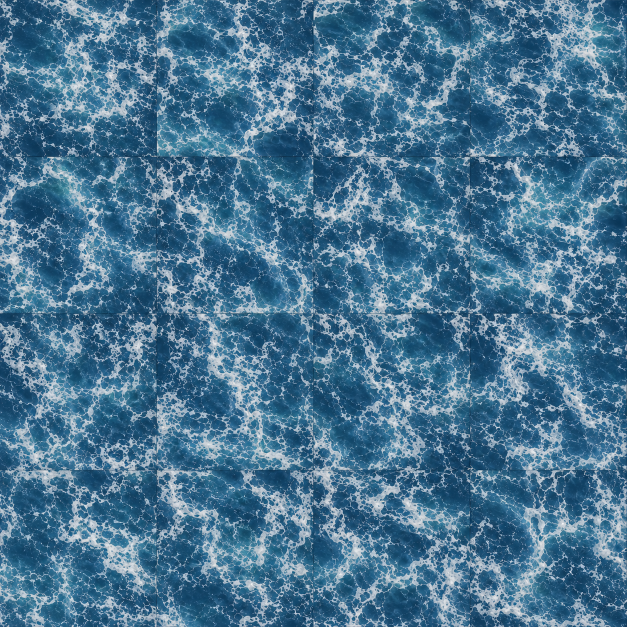
#> input picture Assets/ChatGPT Image Jul 11, 2026, 04_13_34 PM.png, 1254 x 1254 px (shown at 1/2 size)
$ python prepare_water_detail.py '../../../../../../Assets/ChatGPT Image Jul 11, 2026, 04_13_34 PM.png' out.png
#> lines starting #> are read from the running program, lines starting #| are printed output that depends on the picture
"""Prepare an original image-generated water detail texture for Unity.

The source image is intentionally kept outside the package. This script makes its
opposite edges agree and projects RGB values back onto the tangent-space normal
hemisphere so the installed texture behaves as a real normal map.
"""

from __future__ import annotations

import argparse
from pathlib import Path

import numpy as np
from PIL import Image


OUTPUT_SIZE_PIXELS = 1024
EDGE_BLEND_PIXELS = 96
CHANNEL_MIDPOINT = 127.5
CHANNEL_RADIUS = 127.5
MINIMUM_VECTOR_LENGTH = 1.0e-6
NORMAL_BLUE_MINIMUM = 0.05
RGB_CHANNEL_COUNT = 3
PNG_FORMAT = "PNG"
RESAMPLE_FILTER = Image.Resampling.LANCZOS


def parse_arguments() -> argparse.Namespace:
    parser = argparse.ArgumentParser(
        description="Create the seamless Unity water detail normal map."
    )
    parser.add_argument("source", type=Path, help="Image-generated source PNG")
    parser.add_argument("destination", type=Path, help="Unity destination PNG")
    return parser.parse_args()


def smoothstep(value: float) -> float:
    return value * value * (3.0 - (2.0 * value))


def blend_opposite_edges(pixels: np.ndarray, axis: int) -> None:
    edge_length = pixels.shape[axis]
    for edge_offset in range(EDGE_BLEND_PIXELS):
        opposite_offset = edge_length - edge_offset - 1
        normalized_offset = edge_offset / float(EDGE_BLEND_PIXELS - 1)
        blend_weight = 0.5 * (1.0 - smoothstep(normalized_offset))

        leading_slice = [slice(None)] * pixels.ndim
        trailing_slice = [slice(None)] * pixels.ndim
        leading_slice[axis] = edge_offset
        trailing_slice[axis] = opposite_offset
        leading_values = pixels[tuple(leading_slice)].copy()
        trailing_values = pixels[tuple(trailing_slice)].copy()

        pixels[tuple(leading_slice)] = (
            leading_values * (1.0 - blend_weight)
            + trailing_values * blend_weight
        )
        pixels[tuple(trailing_slice)] = (
            trailing_values * (1.0 - blend_weight)
            + leading_values * blend_weight
        )


def normalize_tangent_space_normals(pixels: np.ndarray) -> np.ndarray:
    normals = (pixels - CHANNEL_MIDPOINT) / CHANNEL_RADIUS
    normals[:, :, 2] = np.maximum(normals[:, :, 2], NORMAL_BLUE_MINIMUM)
    lengths = np.linalg.norm(normals, axis=2, keepdims=True)
    normals /= np.maximum(lengths, MINIMUM_VECTOR_LENGTH)
    encoded = (normals * CHANNEL_RADIUS) + CHANNEL_MIDPOINT
    return np.clip(np.rint(encoded), 0.0, 255.0).astype(np.uint8)


def prepare_texture(source: Path, destination: Path) -> None:
    if not source.is_file():
        raise FileNotFoundError(f"Source image does not exist: {source}")

    with Image.open(source) as source_image:
        resized_image = source_image.convert("RGB").resize(
            (OUTPUT_SIZE_PIXELS, OUTPUT_SIZE_PIXELS), RESAMPLE_FILTER
        )
        pixels = np.asarray(resized_image, dtype=np.float32).copy()

    if pixels.shape[2] != RGB_CHANNEL_COUNT:
        raise ValueError(f"Expected RGB source pixels, received shape {pixels.shape}")

    blend_opposite_edges(pixels, axis=1)
    blend_opposite_edges(pixels, axis=0)
    normalized_pixels = normalize_tangent_space_normals(pixels)
    destination.parent.mkdir(parents=True, exist_ok=True)
    Image.fromarray(normalized_pixels, mode="RGB").save(destination, PNG_FORMAT)


def main() -> None:
    arguments = parse_arguments()
    prepare_texture(arguments.source, arguments.destination)
#> in prepare_texture, source_image is the input picture: PIL image 1254x1254 RGB; mean R, G, B 74, 117.2, 146.3
#> in prepare_texture, `resized_image = source_image.convert("RGB").resize( (OUTPUT_SIZE_PIXEL..`:
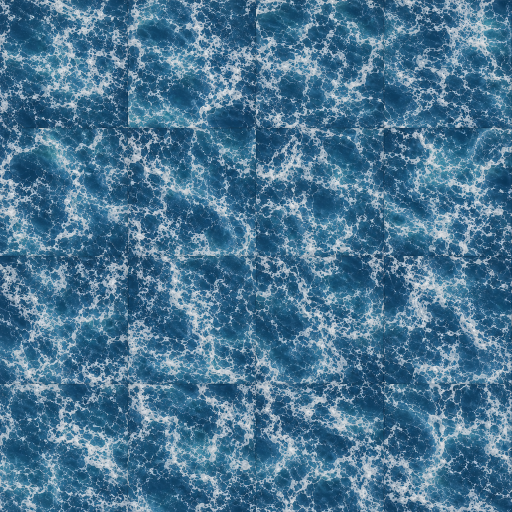
#> resized_image: PIL image 1024x1024 RGB (shown at 1/2 size); mean R, G, B 74, 117.2, 146.3
#> after the loop in blend_opposite_edges, `for edge_offset in range(EDGE_BLEND_PIXELS):`:
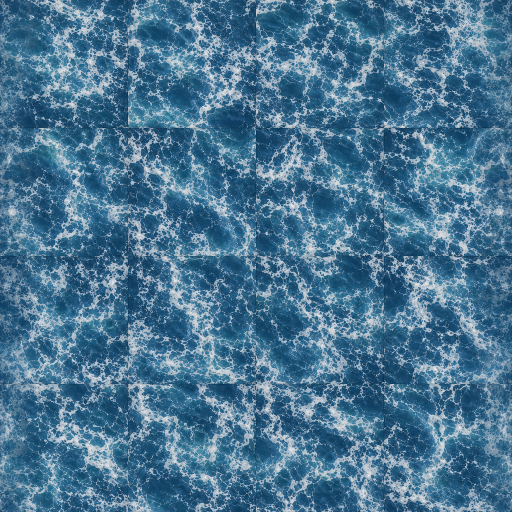
#> pixels: shape (1024, 1024, 3) float32 (shown at 1/2 size); mean R, G, B 74, 117.2, 146.3
#> call 2 of blend_opposite_edges, with axis = 0
#> after the loop in blend_opposite_edges (call 2), `for edge_offset in range(EDGE_BLEND_PIXELS):`:
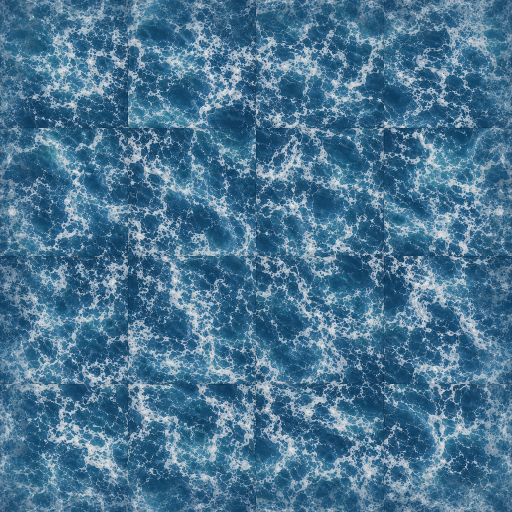
#> pixels: shape (1024, 1024, 3) float32 (shown at 1/2 size); mean R, G, B 74, 117.2, 146.3
#> in normalize_tangent_space_normals, `normals[:, :, 2] = np.maximum(normals[:, :, 2], NORMAL_BLUE_MINIMUM)`:
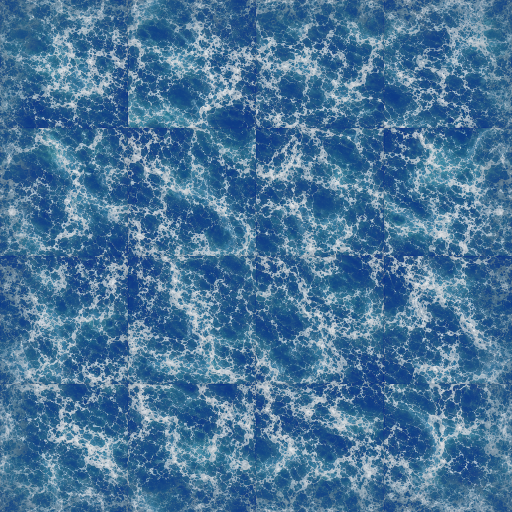
#> normals: shape (1024, 1024, 3) float32 (shown at 1/2 size); mean R, G, B -0.419, -0.0805, 0.203; drawn with min black and max white
#> in normalize_tangent_space_normals, `lengths = np.linalg.norm(normals, axis=2, keepdims=True)`:
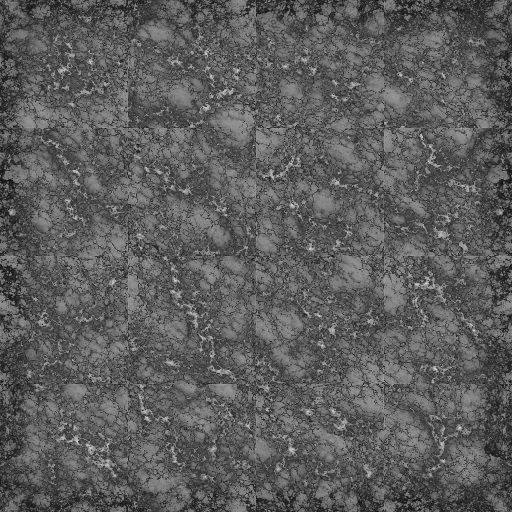
#> lengths: shape (1024, 1024, 1) float32 (shown at 1/2 size); min 0.131, max 1.7, mean 0.704; drawn with min black and max white
#> in normalize_tangent_space_normals, `normals /= np.maximum(lengths, MINIMUM_VECTOR_LENGTH)`:
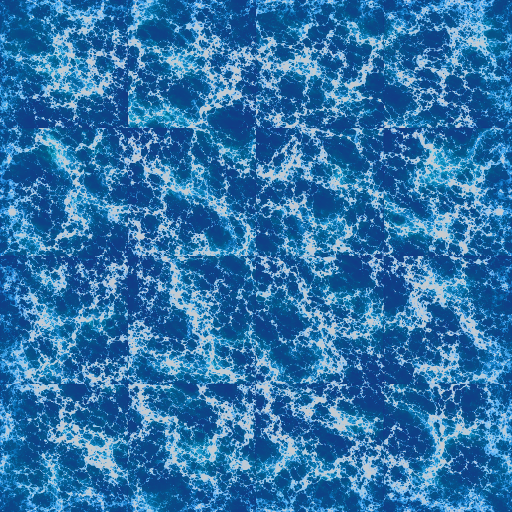
#> normals: shape (1024, 1024, 3) float32 (shown at 1/2 size); mean R, G, B -0.604, -0.0825, 0.334; drawn with min black and max white


if __name__ == "__main__":
    main()

$ run again, on Assets/ChatGPT Image Jul 14, 2026, 01_11_25 PM.png
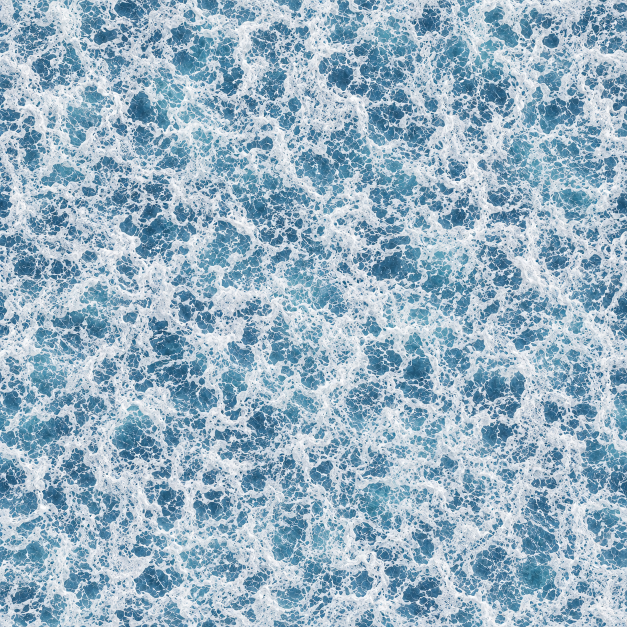
#> input picture Assets/ChatGPT Image Jul 14, 2026, 01_11_25 PM.png, 1254 x 1254 px (shown at 1/2 size)
#> in prepare_texture, source_image is the input picture: PIL image 1254x1254 RGB; mean R, G, B 151.8, 178.3, 195.8
#> in normalize_tangent_space_normals, `lengths = np.linalg.norm(normals, axis=2, keepdims=True)`:
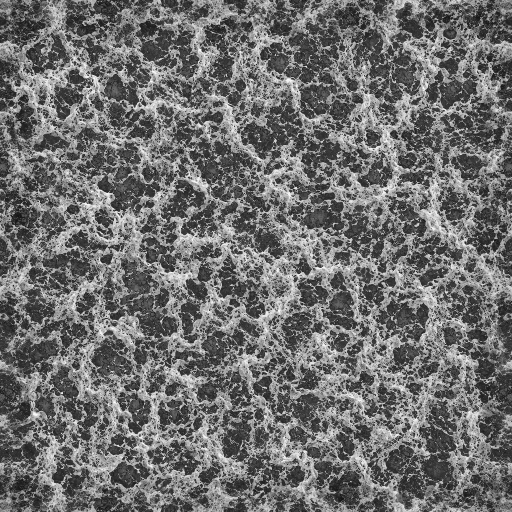
#> lengths: shape (1024, 1024, 1) float32 (shown at 1/2 size); min 0.195, max 1.73, mean 0.869; drawn with min black and max white
#> in normalize_tangent_space_normals, `normals /= np.maximum(lengths, MINIMUM_VECTOR_LENGTH)`:
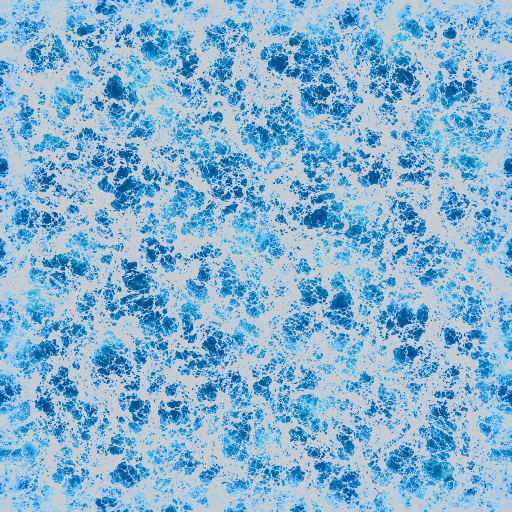
#> normals: shape (1024, 1024, 3) float32 (shown at 1/2 size); mean R, G, B 0.0296, 0.386, 0.62; drawn with min black and max white
